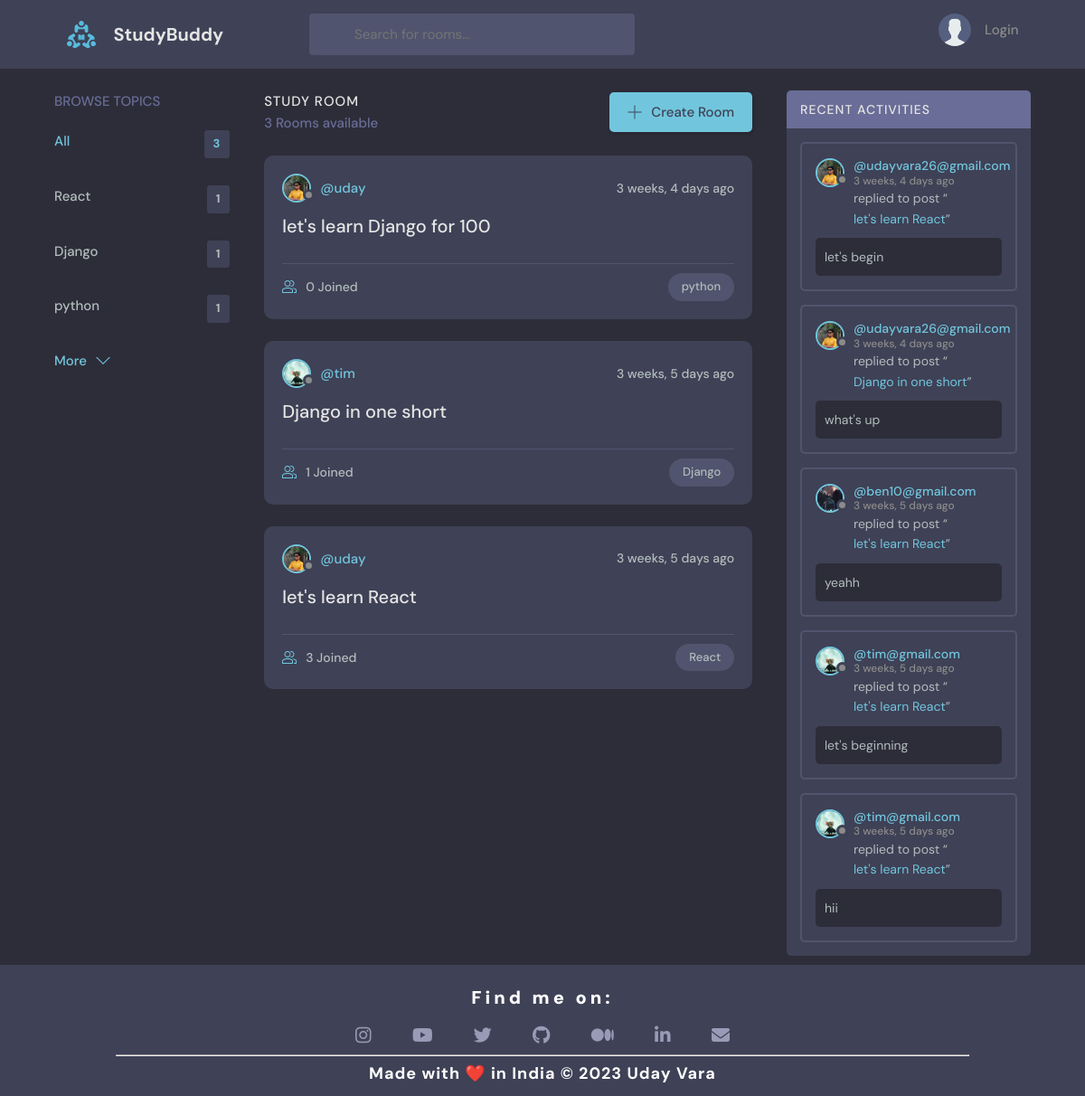
The page / on the database its author committed.
### base/models.py (models this page shows, shortened)
class Topic(models.Model):
    name = models.CharField(max_length=200)

class Room(models.Model):
    host = models.ForeignKey(User, on_delete=models.SET_NULL, null=True)
    topic = models.ForeignKey(Topic, on_delete=models.SET_NULL, null=True)
    name = models.CharField(max_length=200)
    description = models.TextField(null=True, blank=True)
    participants = models.ManyToManyField(User, related_name='participants', blank=True)
    update = models.DateTimeField(auto_now=True)
    created = models.DateTimeField(auto_now_add=True)
    class Meta:
        ordering = ['-update', '-created']
    def __str__(self):
        return self.name

class User(AbstractUser):
    name = models.CharField(max_length= 200 , null= True)
    email = models.EmailField( unique=True,null= True)
    bio = models.TextField(null= True)
    avatar = models.ImageField(null = True , default = "avatar.svg")
    USERNAME_FIELD = 'email'
    REQUIRED_FIELDS = ['username']

class Message(models.Model):
    user = models.ForeignKey(User,on_delete=models.CASCADE)
    room= models.ForeignKey(Room,on_delete=models.CASCADE)
    body = models.TextField()
    update = models.DateTimeField(auto_now=True)
    created = models.DateTimeField(auto_now_add=True)
    class Meta:
        ordering = ['-update', '-created']

### base/views.py (the view)
# urls.py: path('',views.home, name = 'home'),
def home(request):
    q = request.GET.get('q') if request.GET.get('q')  != None else ''
    rooms = Room.objects.filter(
        Q(topic__name__icontains=q) |
        Q(name__icontains=q) |
        Q(description__icontains=q)
        )
    topics = Topic.objects.all()[0:5]
    room_count =  rooms.count()
    room_messages = Message.objects.filter(Q(room__topic__name__icontains=q))[0:5]
    context =  {'rooms': rooms , 'topics': topics , 'room_count' : room_count , 'room_messages': room_messages}
    return render(request, 'base/home.html',context)

### base/templates/base/home.html (shortened to what this page needs)
{% extends 'main.html' %}
{% block content %}
<main class="layout layout--3">
      <div class="container">
        {% include 'base/topics_component.html' %}
        <div class="roomList">
          <div class="roomList__header">
            <div>
              <h2>Study Room</h2>
              <p>{{room_count}} Rooms available</p>
            </div>
            <a class="btn btn--main" href="{% url 'create-room' %}">
              <svg version="1.1" xmlns="http://www.w3.org/2000/svg" width="32" height="32" viewBox="0 0 32 32">
                <title>add</title>
                <path
                  d="M16.943 0.943h-1.885v14.115h-14.115v1.885h14.115v14.115h1.885v-14.115h14.115v-1.885h-14.115v-14.115z"
                ></path>
              </svg>
              Create Room
            </a>
          </div>
          {% include 'base/feed_component.html' %}
        </div>
        {% include 'base/activity_component.html' %}
      </div>
</main>
{% include 'footer.html' %}
{% endblock %}

### base/templates/base/topics_component.html
<div class="topics">
    <div class="topics__header">
      <h2>Browse Topics</h2>
    </div>
    <ul class="topics__list">
      <li>
        <a href="{% url 'home' %}" class="active">All<span>{{topics.count}}</span></a>
      </li>
      {% for topic in topics %}
      <li>
        <a href="{% url 'home' %}?q={{topic.name}}">{{topic.name}}<span>{{topic.room_set.all.count}}</span></a>
      </li>
      {% endfor %}
    </ul>
    <a class="btn btn--link" href=" {% url 'topics' %}">
      More
      <svg version="1.1" xmlns="http://www.w3.org/2000/svg" width="32" height="32" viewBox="0 0 32 32">
        <title>chevron-down</title>
        <path d="M16 21l-13-13h-3l16 16 16-16h-3l-13 13z"></path>
      </svg>
    </a>
  </div>

### base/templates/base/feed_component.html (shortened to what this page needs)
{% for room in rooms %}
<div class="roomListRoom">
    <div class="roomListRoom__header">
        {% if room.host %}
        <a href="{% url 'user-Profile' room.host.id %}" class="roomListRoom__author">
         {% endif %}
        <div class="avatar avatar--small">
          <img src="{{room.host.avatar.url}}" />
        </div>
        <span>@{{room.host.username}}</span>
      </a>
      <div class="roomListRoom__actions">
        <span>{{room.created|timesince}} ago</span>
      </div>
    </div>
    <div class="roomListRoom__content">
      <a href="{% url 'room' room.id %}">{{room.name}}</a>
    </div>
    <div class="roomListRoom__meta">
      <a href="{% url 'room' room.id %}" class="roomListRoom__joined">
        {{room.participants.all.count}} Joined
      </a>
      <p class="roomListRoom__topic">{{room.topic.name}}</p>
    </div>
</div>
{% endfor %}

### base/templates/base/activity_component.html (shortened to what this page needs)
<div class="activities">
    <div class="activities__header">
      <h2>Recent Activities</h2>
    </div>
    {% for message in room_messages %}
    <div class="activities__box">
      <div class="activities__boxHeader roomListRoom__header">
        <a href="{% url 'user-Profile' message.user.id %}" class="roomListRoom__author">
          <div class="avatar avatar--small">
            <img src="{{message.user.avatar.url}}" />
          </div>
          <p>
            @{{ message.user }}
            <span> {{ message.created|timesince }} ago</span>
          </p>
        </a>
    </div>
      <div class="activities__boxContent">
        <p>replied to post “<a href="{% url 'room' message.room.id %}">{{message.room}}</a>”</p>
        <div class="activities__boxRoomContent">
          {{message.body}}
        </div>
      </div>
    </div>
    {% endfor %}
</div>

### rows shown on the page
Topic: name "React", room_set.all.count "1"
Topic: name "Django", room_set.all.count "1"
Topic: name "python", room_set.all.count "1"
Room: host.avatar (picture), host.username "uday", created "3 weeks, 4 days", name "let's learn Django for 100", participants.all.count "0", topic.name "python"
Room: host.avatar (picture), host.username "tim", created "3 weeks, 5 days", name "Django in one short", participants.all.count "1", topic.name "Django"
Room: host.avatar (picture), host.username "uday", created "3 weeks, 5 days", name "let's learn React", participants.all.count "3", topic.name "React"
Message: user.avatar (picture), user "udayvara26@gmail.com", created "3 weeks, 4 days", room "let's learn React", body "let's begin"
Message: user.avatar (picture), user "udayvara26@gmail.com", created "3 weeks, 4 days", room "Django in one short", body "what's up"
Message: user.avatar (picture), user "ben10@gmail.com", created "3 weeks, 5 days", room "let's learn React", body "yeahh"
Message: user.avatar (picture), user "tim@gmail.com", created "3 weeks, 5 days", room "let's learn React", body "let's beginning"
Message: user.avatar (picture), user "tim@gmail.com", created "3 weeks, 5 days", room "let's learn React", body "hii"

### other values the page prints
{{ topics.count }} "3"
{{ room_count }} "3"
